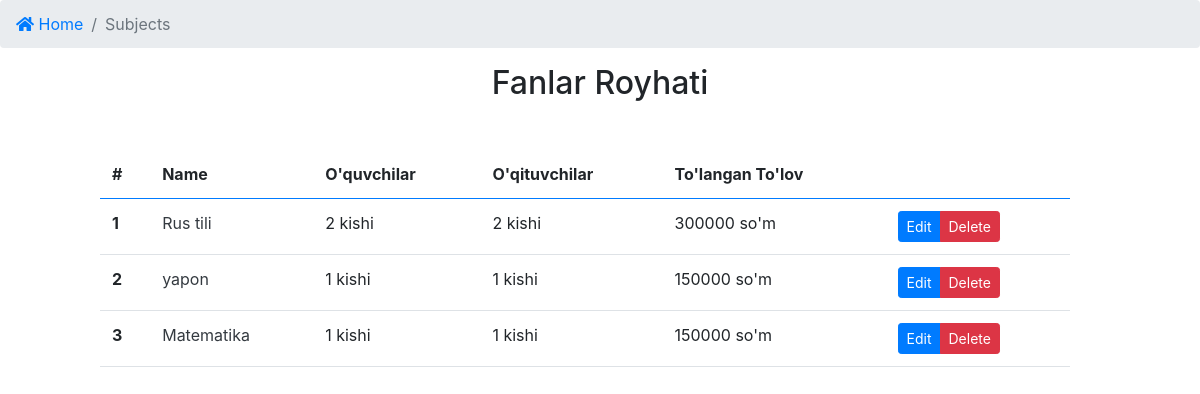
Screenshot of /profile/subject/ (signed in) with the database file from the repository.
### app/models.py (models this page shows, shortened)
class Subject(models.Model):
    name =models.CharField(_("Fan nomi"), max_length=100, unique=True)
    added_date = models.DateTimeField(_("qoshilgan fani"), auto_now_add=True)
    """Bitta fan uchun shu oyda qancha tolanganligini ko'rsatadi"""
    @property
    def this_month_payment(self):
        oy = int(datetime.now().month)
        payment = self.payment_set.all()
        this_month = []
        for i in payment:
            if i.payed_date.month == oy:
                this_month.append(i)
        total = sum([i.payment for i in this_month])
        return total
    """Bitta fanda nechta o'qituvchi borligini ko'rsatadi"""
    @property
    def self_teachers(self):
        tea = self.teacher_set.all().count()
        return tea
    """Bitta fanda nechta o'quvchi borligini ko'rsatadi"""
    @property
    def self_students(self):
        student = self.student_set.all().count()
        return student

class Payment(models.Model):
    student = models.ForeignKey(Student, verbose_name=_("Talaba"), on_delete=models.CASCADE)
    subject = models.ForeignKey(Subject, verbose_name=_("Qaysi fan uchun"), on_delete=models.CASCADE)
    teacher = models.ForeignKey(Teacher, verbose_name=_("O'qituvchisi"), on_delete=models.CASCADE)
    payment = models.IntegerField(_("Tolov summasi"), default=0)
    payed_date = models.DateTimeField(_("To'langan vaqt"), auto_now_add=True)
    """Shu oyda qilingan barcha tolov"""
    """To'langan umumiy summa olish"""
    """O'qituvchilarga To'lanadigan umumiy summa"""
    """Centerning umumiy harajatlari"""
    """Shu oyda qilingan harajarlar"""
    """Centerga qoladigan soft foyda"""

### app/views.py (the view)
# urls.py: path("subject/", Subjects, name="Subject"),
def Subjects(request):
    sub = Subject.objects.all()
    return render(request, 'sections/subjects.html', {'sub':sub})

### app/templates/sections/subjects.html (shortened to what this page needs)
{% extends "index.html" %}
{% block content %}
<nav aria-label="breadcrumb">
    <ol class="breadcrumb">
        <li class="breadcrumb-item"><a href="{% url 'app:Home'  %}"><i class="fas fa-home"></i> Home</a></li>
        <li class="breadcrumb-item active" aria-current="page">Subjects</li>
    </ol>
</nav>
<div class="container1">
    <div class="wrapper text-center">
        <h2 class="">Fanlar Royhati</h2>
    </div>
    <div class="row mt-5" style="margin-right: 15px;">
        <div class="col-md-10 m-auto">
            <table class="table table-hover table-borderless">
                <thead class="border-bottom border-primary">
                    <tr>
                        <th scope="col">#</th>
                        <th scope="col">Name</th>
                        <th scope="col">O'quvchilar</th>
                        <th scope="col">O'qituvchilar</th>
                        <th scope="col">To'langan To'lov</th>
                    </tr>
                </thead>
                <tbody class="">
                    {% for i in sub %}
                        <tr class="border-bottom">
                            <th scope="row"> {{ forloop.counter }} </th>
                            <td><a href="{% url 'app:Teacher' id_sub=i.id %}" class="text-dark"> {{ i.name }} </a> </td>
                            <td>{{ i.self_students }} kishi</td>
                            <td>{{ i.self_teachers }} kishi</td>
                            <td>{{ i.this_month_payment }} so'm</td>
                            <td class="btn-group btn-group-sm">
                                <a href="{% url 'app:UpdateSubject' pk=i.pk %}" class="btn btn-primary">Edit</a>
                                {% if user.admin == True %}
                                    <button type="button" class="btn btn-danger" data-toggle="modal" data-target="#exampleModal{{i.pk}}">
                                        Delete
                                    </button>
                                {% endif %}
                            </td>
                        </tr>
                          </div>
                    {% endfor %}
{% endblock content %}

### rows the page displays
Subject: name "Rus tili", self_students "2", self_teachers "2", this_month_payment "300000"
Subject: name "yapon", self_students "1", self_teachers "1", this_month_payment "150000"
Subject: name "Matematika", self_students "1", self_teachers "1", this_month_payment "150000"
